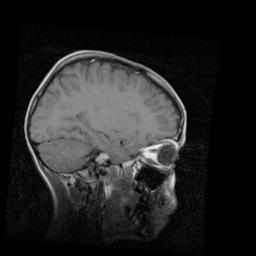
%> input picture img_xfm07.jpg, 256 x 256 px
$ octave main_lab_4_sherman.m   (GNU Octave 9; MATLAB toolbox functions it lacks are replaced by stand-ins)
%> lines starting %> are read from the running program, lines starting %| are printed output that depends on the picture
### affine_tx.m
function [tx_matrix, out_theta, out_scale, t_x, t_y] = affine_tx(x1, y1, x2, y2)
%% DOCUMENTATION

% FUNCTION COMPUTES THE AFFINE TRANSFORM BETWEEN TWO SETS OF POINTS,
% IN THIS CASE, x1, y1, x2, y2
% WHERE x1, y1 ARE POINTS IN THE REFERENCE IMAGE,
% AND x2, y2 ARE POINTS IN THE TRANSFORMED IMAGE

% MADE BY: DANIEL SHERMAN
% MARCH 7, 2020

%% START OF CODE

%% CREATE THE AFFINE TRANSFORMATION MATRIX

img_input_v = [x1;y1;ones(size(x1))]; %create points in original image vector
img_output_x = [x2;y2;ones(size(x2))]; %create points in transformed image vector

%matrix multiplication to get the 3x3 transformation matrix
tx_matrix = (img_output_x*(img_input_v.'))*inv(img_input_v*img_input_v.');

%% EVALUATE THE TRANSFORMATION MATRIX

%apply the transformation matrix to the given set of input points
affine_output = tx_matrix*img_input_v;

x_output = affine_output(1,:); %parse out x coordinates
y_output = affine_output(2,:); %parse out y coordinates

figure()
scatter(x_output,y_output, 'filled') %plot the output of the transformation matrix
hold on
scatter(x2,y2, 'filled') %plot the given output points
legend('Output Points', 'Transfomed Input Points')
xlabel('X Points')
ylabel('Y Points')
title('Output Points and Transformed Input Points')

%euclidean distance between given output points and calculated transformed points
err = sqrt((x_output - x2).^2 + (y_output - y2).^2);
av_err = mean(err); %average euclidean error

%% FIND THETA, TX, TY, AND SCALE

t_x = tx_matrix(1,3); %grab x translation from matrix element
t_y = tx_matrix(2,3); %grab y translation from matrix element

syms theta scale %symbolically define the angle and scaling factor
%define equations based on the transformation matrix elements and
%theoretical definitions
eq1 = scale*cos(theta) == tx_matrix(1,1);
eq2 = -sin(theta) == tx_matrix(1,2);

[out_theta, out_scale] = solve([eq1, eq2], [theta, scale]); %solve nonlinear system of equations

### main_lab_4_sherman.m
%% ENGG 4660: MEDICAL IMAGE PROCESSING
% LAB 4: IMAGE REGISTRATION
% DANIEL SHERMAN
% 0954083
% MARCH 7, 2020

%% START OF CODE

close all
clear all
clc

%% LOAD IN FILES

email = imread('img_xfm07.jpg');
%> email is the input picture: size 256x256 uint8; min 0, max 246, mean 36.2
points = load('points07.txt');
mri = imread('mri.jpg');
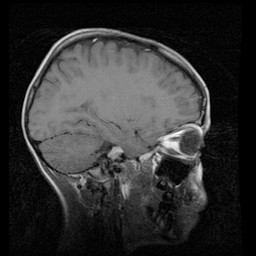
%> input picture mri.jpg, 256 x 256 px
%> mri is the input picture: size 256x256 uint8; min 0, max 255, mean 49.2

%points in the reference image
x1 = points(1,:);
y1 = points(2,:);
%points in the given image
x2 = points(3,:);
y2 = points(4,:);

disp('Done loading files')

%% FIND TRANSFORMATION MATRIX, AND TRANSFORMATIONS

[tx_matrix, angle, scale, tx, ty] = affine_tx(x1, y1, x2, y2); %find the transformation matrix
%> in affine_tx, `title('Output Points and Transformed Input Points')`:
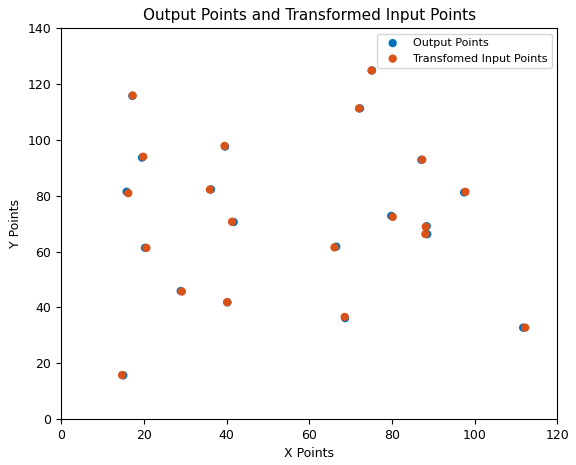
%> figure redrawn from the program's plot data
%> the run ends on the next line
